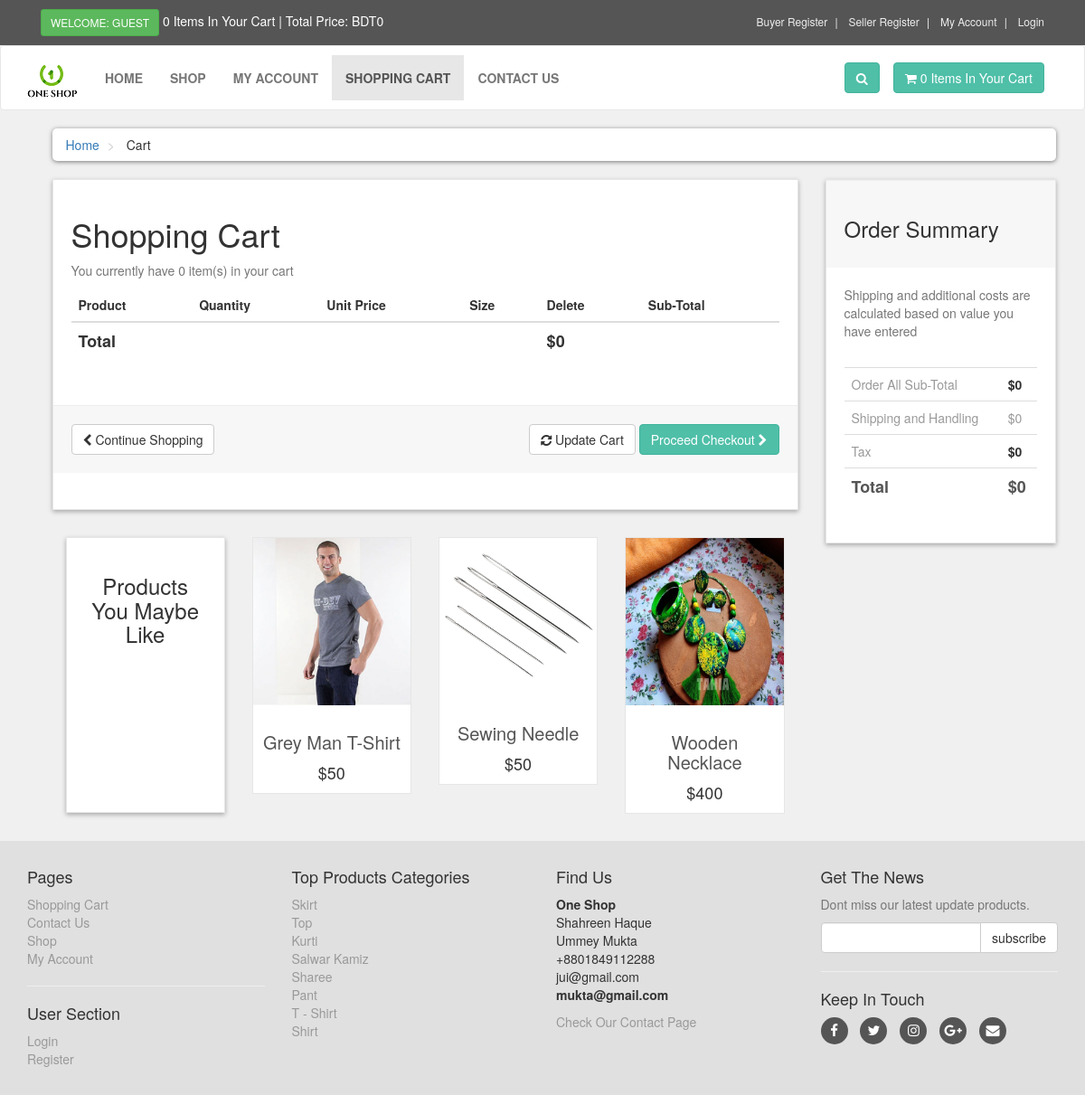
The app's page /cart.php with its own data.
### tables this page shows
CREATE TABLE `products` (
  `product_id` int(10) NOT NULL,
  `p_cat_id` int(10) NOT NULL,
  `cat_id` int(10) NOT NULL,
  `seller` varchar(200) NOT NULL,
  `date` timestamp NOT NULL DEFAULT CURRENT_TIMESTAMP ON UPDATE CURRENT_TIMESTAMP,
  `product_title` text NOT NULL,
  `product_img1` text NOT NULL,
  `product_img2` text NOT NULL,
  `product_img3` text NOT NULL,
  `product_price` int(10) NOT NULL,
  `product_keywords` text NOT NULL,
  `product_desc` text NOT NULL
);

CREATE TABLE `product_categories` (
  `p_cat_id` int(10) NOT NULL,
  `p_cat_title` text NOT NULL,
  `categories` varchar(200) NOT NULL,
  `seller` int(111) NOT NULL
);

### cart.php (the view, shortened to what this page needs)
<?php
    include("includes/header.php");
?>
   <div id="content">
       <div class="container">
           <div class="col-md-12">
               <ul class="breadcrumb">
                   <li>
                       <a href="index.php">Home</a>
                   </li>
                   <li>
                       Cart
                   </li>
               </ul>
           </div>
           <div id="cart" class="col-md-9">
               <div class="box">
                   <form action="cart.php" method="post" enctype="multipart/form-data">
                       <h1>Shopping Cart</h1>
                       <?php
                       $ip_add = getRealIpUser();
                       $select_cart = "select * from cart where ip_add='$ip_add'";
                       $run_cart = mysqli_query($con,$select_cart);
                       $count = mysqli_num_rows($run_cart);
                       ?>
                       <p class="text-muted">You currently have <?php echo $count; ?> item(s) in your cart</p>
                       <div class="table-responsive">
                           <table class="table">
                               <thead>
                                   <tr>
                                       <th colspan="2">Product</th>
                                       <th>Quantity</th>
                                       <th>Unit Price</th>
                                       <th>Size</th>
                                       <th colspan="1">Delete</th>
                                       <th colspan="2">Sub-Total</th>
                                   </tr>
                               </thead>
                                  <?php
                                   $total = 0;
                                   ?>
                               <tfoot>
                                   <tr>
                                       <th colspan="5">Total</th>
                                       <th colspan="2">$<?php echo $total; ?></th>
                                   </tr>
                               </tfoot>
                           </table>
                       </div>
                       <div class="box-footer">
                           <div class="pull-left">
                               <a href="index.php" class="btn btn-default">
                                   <i class="fa fa-chevron-left"></i> Continue Shopping
                               </a>
                           </div>
                           <div class="pull-right">
                               <button type="submit" name="update" value="Update Cart" class="btn btn-default">
                                   <i class="fa fa-refresh"></i> Update Cart
                               </button>
                               <a href="checkout.php" class="btn btn-primary">
                                   Proceed Checkout <i class="fa fa-chevron-right"></i>
                               </a>
                           </div>
                       </div>
                   </form>
               </div>
               <div id="row same-heigh-row">
                   <div class="col-md-3 col-sm-6">
                       <div class="box same-height headline">
                           <h3 class="text-center">Products You Maybe Like</h3>
                       </div>
                   </div>
                   <?php
                   $get_products = "select * from products order by rand() LIMIT 0,3";
                   $run_products = mysqli_query($con,$get_products);
                   while($row_products=mysqli_fetch_array($run_products)){
                       $pro_id = $row_products['product_id'];
                       $pro_title = $row_products['product_title'];
                       $pro_price = $row_products['product_price'];
                       $pro_img1 = $row_products['product_img1'];
                       echo "
                    <div class='col-md-3 col-sm-6 center-responsive'>
                       <div class='product same-height'>
                           <a href='details.php?pro_id=$pro_id'>
                               <img class='img-responsive' src='admin_area/product_images/$pro_img1' alt='Product 6'>
                            </a>
                            <div class='text'>
                                <h3><a href='details.php?pro_id=$pro_id'> $pro_title </a></h3>
                                <p class='price'>$$pro_price</p>
                            </div>
                        </div>
                   </div>
                       ";
                   }
                   ?>
               </div>
           </div>
           <div class="col-md-3">
               <div id="order-summary" class="box">
                   <div class="box-header">
                       <h3>Order Summary</h3>
                   </div>
                   <p class="text-muted">
                       Shipping and additional costs are calculated based on value you have entered
                   </p>
                   <div class="table-responsive">
                       <table class="table">
                           <tbody>
                               <tr>
                                   <td> Order All Sub-Total </td>
                                   <th> $<?php echo $total; ?> </th>
                               </tr>
                               <tr>
                                   <td> Shipping and Handling </td>
                                   <td> $0 </td>
                               </tr>
                               <tr>
                                   <td> Tax </td>
                                   <th> $0 </th>
                               </tr>
                               <tr class="total">
                                   <td> Total </td>
                                   <th> $<?php echo $total; ?> </th>
                               </tr>
                           </tbody>
                       </table>
                   </div>
               </div>
           </div>
       </div>
   </div>
   <?php
    include("includes/footer.php");
    ?>
</body>
</html>

### includes/footer.php (shortened to what this page needs)
<div id="footer">
    <div class="container">
        <div class="row">
            <div class="col-sm-6 col-md-3">
               <h4>Pages</h4>
                <ul>
                    <li><a href="cart.php">Shopping Cart</a></li>
                    <li><a href="contact.php">Contact Us</a></li>
                    <li><a href="shop.php">Shop</a></li>
                    <li><a href="customer/my_account.php">My Account</a></li>
                </ul>
                <hr>
                <h4>User Section</h4>
                <ul>
                           <?php
                           if(!isset($_SESSION['customer_email'])){
                               echo"<a href='checkout.php'>Login</a>";
                           }else{
                              echo"<a href='customer/my_account.php?my_orders'>My Account</a>";
                           }
                           ?>
                    <li><a href="customer_register.php">Register</a></li>
                </ul>
            </div>
            <div class="com-sm-6 col-md-3">
                <h4>Top Products Categories</h4>
                <ul>
                    <?php
                        $get_p_cats = "select * from product_categories order by 1 DESC LIMIT 1,8";
                        $run_p_cats = mysqli_query($con,$get_p_cats);
                        while($row_p_cats=mysqli_fetch_array($run_p_cats)){
                            $p_cat_id = $row_p_cats['p_cat_id'];
                            $p_cat_title = $row_p_cats['p_cat_title'];
                            echo "
                                <li>
                                    <a href='shop.php?p_cat=$p_cat_id'>
                                        $p_cat_title
                                    </a>
                                </li>
                            ";
                        }
                    ?>
                </ul>
            </div>
            <div class="col-sm-6 col-md-3">
                <h4>Find Us</h4>
                <p>
                    <strong>One Shop</strong>
                    <br/>Shahreen Haque
                    <br/>Ummey Mukta
                    <br/>+8801849112288
                    <br/>jui@gmail.com
                    <br/><strong>mukta@gmail.com</strong>
                </p>
                <a href="contact.php">Check Our Contact Page</a>
            </div>
            <div class="col-sm-6 col-md-3">
                <h4>Get The News</h4>
                <p class="text-muted">
                    Dont miss our latest update products.
                </p>
                <form action="#" method="post" target="popupwindow" onsubmit="window.open('#', 'popupwindow', 'scrollbars=yes,width=550,height=520');return true" method="post">
                    <div class="input-group">
                        <input type="text" class="form-control" name="email">
                        <span class="input-group-btn">
                            <input type="submit" value="subscribe" class="btn btn-default">
                        </span>
                    </div>
                </form>
                <hr>
                <h4>Keep In Touch</h4>
                <p class="social">
                    <a href="#" class="fa fa-facebook"></a>
                    <a href="#" class="fa fa-twitter"></a>
                    <a href="#" class="fa fa-instagram"></a>
                    <a href="#" class="fa fa-google-plus"></a>
                    <a href="#" class="fa fa-envelope"></a>
                </p>
            </div>
        </div>
    </div>
</div>

### styles/style.css (style rules this page uses)
body { font-size: 14px; line-height: 1.42857143; color: #333333; background: #f0f0f0; overflow-x: hidden; }
.btn-primary { color: rgb(255, 255, 255); background: rgb(79, 191, 168); border-color: rgb(65, 179, 156); }
.box { background: #ffffff; margin: 0 0 30px; border: solid 1px #e6e6e6; box-sizing: border-box; padding: 20px; box-shadow: 0px 2px 5px rgba(0, 0, 0, .3); }
#content { padding-left: 25px; }
#content .product { background: #ffffff; border: solid 1px #e6e6e6; margin-bottom: 30px; box-sizing: border-box; }
#content .product .text { padding: 10px 10px 0px; }
#content .product .text p.price { font-size: 18px; text-align: center; font-weight: 400; }
#content .product .text h3 { text-align: center; font-size: 20px; }
#content .product .text h3 a { color: rgb(85, 85, 85); }
.breadcrumb { padding: 8px 15px; margin-bottom: 20px; background: #ffffff; border-radius: 5px; box-shadow: 0px 1px 5px rgba(0, 0, 0, .5); }
.breadcrumb> li + li:before { content: ">\00a0"; color: #cccccc; }
#content .headline { height: 305px; }
#content #cart .table tfoot { font-size: 18px; }
.box .box-footer { background-color: #f7f7f7; margin: 30px -20px 20px; padding: 20px; border-top: 1px solid #eeeeee; }
.box .box-footer:before, .box .box-footer:after { content: ""; display: table; }
.box .box-footer:after { clear: both; }
.box .box-header { background-color: #f7f7f7; margin: -20px -20px 20px; padding: 20px; border-top: 1px solid #eeeeee; }
#content #order-summary table { margin-top: 20px; }
#content #order-summary table td { color: #999999; }
#content #order-summary table tr.total td, #content #order-summary table tr.total th { font-size: 18px; color: #555555; font-weight: 700; }
#footer { background: #e0e0e0; padding: 20px 0; }
#footer a { color: #999999; padding: 0; text-decoration: none; }
#footer ul { list-style: none; padding-left: 0px; }
#footer .social { text-align: left; }
#footer .social a { margin: 0px 10px 0px 0px; display: inline-block; color: #ffffff; width: 30px; height: 30px; border-radius: 15px; line-height: 30px; font-size: 15px; text-align: center; vertical-align: bottom; background: #555555; text-decoration: none; }

### records on screen
products: product_img1 (picture), product_title "Grey Man T-Shirt", product_price "50"
products: product_img1 (picture), product_title "Sewing Needle", product_price "50"
products: product_img1 (picture), product_title "Wooden Necklace", product_price "400"
product_categories: p_cat_title "Skirt"
product_categories: p_cat_title "Top"
product_categories: p_cat_title "Kurti"
product_categories: p_cat_title "Salwar Kamiz"
product_categories: p_cat_title "Sharee"
product_categories: p_cat_title "Pant"
product_categories: p_cat_title "T - Shirt"
product_categories: p_cat_title "Shirt"

### other values on screen
$count_items "0 0"
$total "0"
$count "0"
